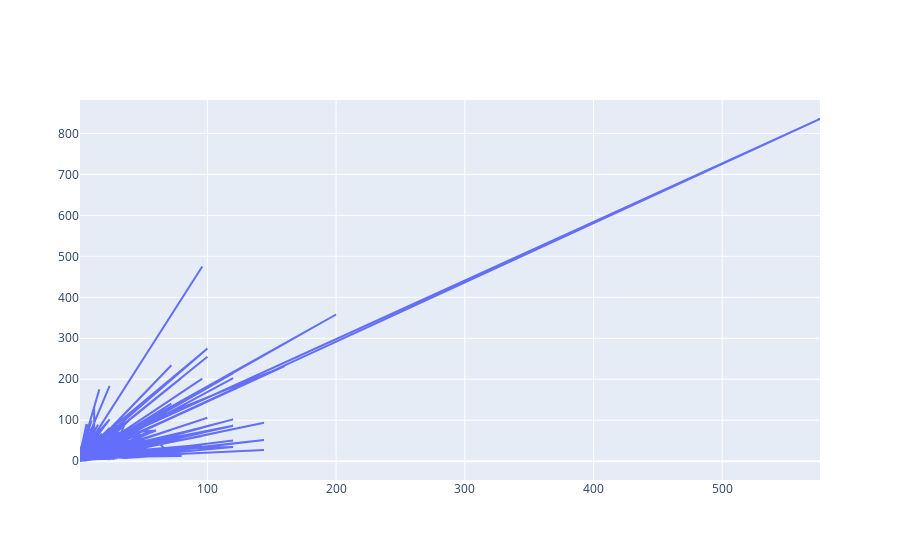

Notebook code for this chart:
### Code cell
fig = go.Figure()
fig.add_trace(go.Scatter(x=data['Quantity'], y=data['Revenue']))
fig.show()

### Figure 1 — Plotly figure (JSON) as saved in the notebook; plotly's stock layout.template omitted (floating-point values rounded to 4 significant figures; data arrays with more than 128 entries replaced by an {"elided": "..."} marker saying what was removed)
{"data": [{"type": "scatter", "x": {"elided": "2454 int values"}, "y": {"elided": "2454 float values"}}], "layout": {}}
